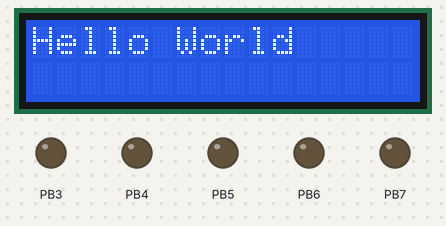
Recording of a program running on a simulated ATmega16, built with avr-gcc and emulated at 16 MHz. On the bench: 16×2 character LCD, output pins drawn as LEDs (lit = HIGH). Wiring (inferred from the names in the program): character LCD (HD44780): RS PB0; R/W PB1; E PB2; data PD0, PD1, PD2, PD3, PD4, PD5, PD6, PD7. Pins used as bus, display or sensor lines are not drawn. At 3.6 s the program stops and its outputs stay as they are.

Above: at 0.1 s.
At 0.6 s:
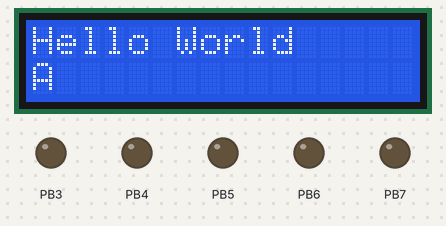
At 1.6 s:
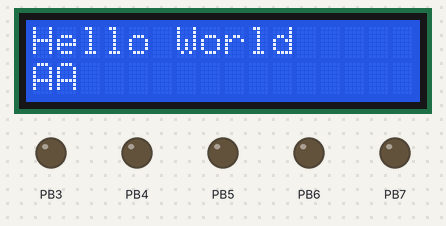
At 2.6 s:
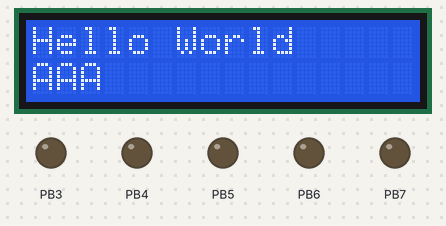

The program:

main.c
```c
/*
 * LCD.c
 *
 * This code is used for 8bit data transfer
 *
 * Created: 10-09-2022 11:21:38
 * Author : PSR
 */
#define F_CPU 16000000UL   /*Define CPU frequency 16MHz*/
#include <avr/io.h>
#include  <util/delay.h>
#include <string.h>

/*defiens the macros LCD settings*/
#define LCD_Data_Dir DDRD
#define LCD_Command_Dir DDRB
#define LCD_Data_Port PORTD
#define LCD_Command_Port PORTB
#define RS PB0
#define RW PB1
#define EN PB2

#define _LCD_CLEAR 0x01					//Clear Display
#define _LCD_TYPE 0x38					//Initialization of 16X2 LCD in 8bit mode
#define _LCD_AUTO_INCREMENT 0X06		//Auto Increment cursor
#define _LCD_COURSER_OFF 0x0C			//Display ON Cursor OFF
#define _LCD_HOME 0x80                  // Cursor at home position


//Function Prototype
void LCD_Command(unsigned char cmnd);
void LCD_Char (unsigned char char_data);
void LCD_Init (void);
void LCD_String (char *str);
void LCD_Write(char row, char pos, char *str);
void LCD_Clear();

int main(void)
{

	LCD_Init();			/* Initialize LCD */

	LCD_String("PSR");	/* write string on 1st line of LCD*/
	LCD_Clear();
	LCD_String("Hello World");	/* Write string on 2nd line*/
	_delay_ms(500);
	LCD_Command(0xC0); //next line


	int k=0;
	while(k<3){
		//LCD_String((char*)k);
		LCD_String("A");
		k++;
		_delay_ms(1000);
	}
}

// Function Defination
void LCD_Command(unsigned char cmnd)
{
	LCD_Data_Port= cmnd;
	LCD_Command_Port &= ~(1<<RS);	/* RS=0 command reg. */
	LCD_Command_Port &= ~(1<<RW);	/* RW=0 Write operation */
	LCD_Command_Port |= (1<<EN);	/* Enable pulse */
	_delay_us(1);
	LCD_Command_Port &= ~(1<<EN);
	_delay_ms(3);
}

void LCD_String (char *str)		/* Send string to LCD function */
{
	int i;
	for(i=0;str[i]!=0;i++)		/* Send each char of string till the NULL */
	{
		LCD_Char (str[i]);
	}
}
void LCD_Clear() /*LCD clear Function*/
{
	LCD_Command (_LCD_CLEAR);
	LCD_Command (_LCD_HOME);
}

void LCD_Write(char row, char pos, char *str)/* Send string to LCD with xy position */
{
	if (row == 0 && pos<16)
	LCD_Command((pos & 0x0F)|0x80);	/* Command of first row and required position<16 */
	else if (row == 1 && pos<16)
	LCD_Command((pos & 0x0F)|0xC0);	/* Command of first row and required position<16 */
	LCD_String(str);
}
void LCD_Init (void)			/* LCD Initialize function */
{
	LCD_Command_Dir = 0xFF;		/* Make LCD command port direction as o/p */
	LCD_Data_Dir = 0xFF;		/* Make LCD data port direction as o/p */
	_delay_ms(20);			//LCD Power ON delay always >15ms

	LCD_Command (_LCD_TYPE);
	LCD_Command (_LCD_COURSER_OFF);
	LCD_Command (_LCD_AUTO_INCREMENT);
	LCD_Command (_LCD_CLEAR);
	LCD_Command (_LCD_HOME);
}

void LCD_Char (unsigned char char_data)	/* LCD data write function */
{
	LCD_Data_Port= char_data;
	LCD_Command_Port |= (1<<RS);	/* RS=1 Data reg. */
	LCD_Command_Port &= ~(1<<RW);	/* RW=0 write operation */
	LCD_Command_Port |= (1<<EN);	/* Enable Pulse */
	_delay_us(1);
	LCD_Command_Port &= ~(1<<EN);
	_delay_ms(1);
}
```

Measured:
- what the display in image 0 shows lasts 0.5 s, from 0.1 s to 0.6 s
- what the display in image 1 shows lasts 1.0 s, from 0.6 s to 1.6 s
